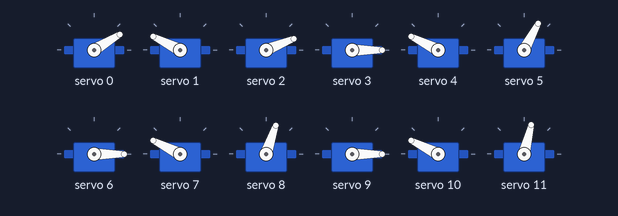
The program below on a simulated ESP32. On the bench: 12 × servo.

Above: at 1.25 s.
At 2.85 s:
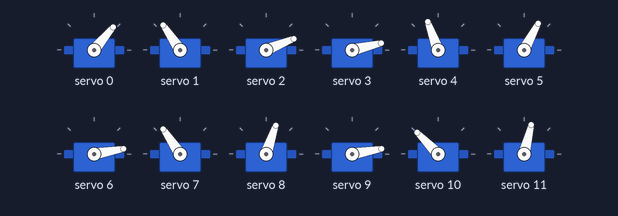
At 4.5 s:
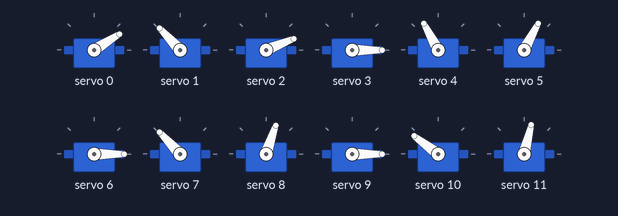
Timing chart, 0 to 8.8 s (numbered marks = the images above):
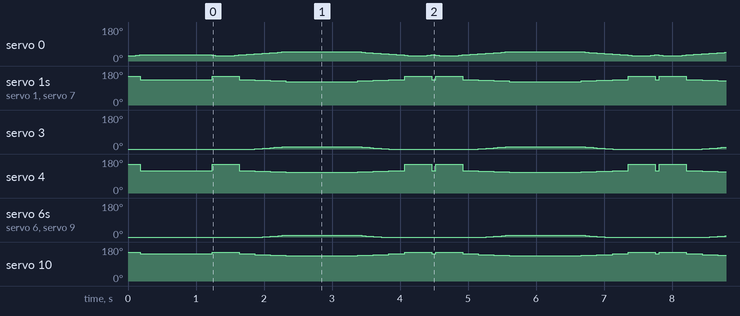

The program:

main.cpp
```cpp
#include <Arduino.h>
//--- for mac addres obtaining
#include <WiFi.h>
//---

//--- for walking
#include "HCPCA9685.h"
#define  I2CAdd 0x40
HCPCA9685 HCPCA9685(I2CAdd);

//                      c             c           c            c           c           c           c             c
int servoRoms[4][6] = {{40, 180, 90, 150, 35, 0}, {3, 120, 85, 135, 75, 0}, {0, 115, 90, 150, 85, 0}, {0, 115, 100, 160, 90, 0}};
//!!! the legs need to be closed at the start of the program for the angles to be true
int servoCurrentAngles[4][3] = {{40, 170, 0}, {3, 156, 0}, {0, 150, 0}, {0, 180, 0}};
int leg[4][3] = {{0, 1, 2}, {3, 4, 5}, {6, 7, 8}, {9, 10, 11}};

int legLenght = 10;

double x[4] = {0 ,0, 0, 0};
double height = 1;
double y[4] = {0 ,0, 0, 0};

//all functions predeclaration
// complex movements
void walk(int speed);
void walkTrust(int speed);
void walkReverse(int speed);
// basic movements
void standDown();
void standUp(double targetHeight);
void xMovement(double tX);
void hold();
void xTestMovement();
void pitchTestMovement();
// essential movements
void inverseKinematics(int legIndex, double torsoHeight, double x);
double cosineTheorem(int a, int b, double c);
//---

//--- esp driver test
#include <Wire.h>
#include <Adafruit_PWMServoDriver.h>

Adafruit_PWMServoDriver board1 = Adafruit_PWMServoDriver(0x40);

#define SERVOMIN  125 // this is the 'minimum' pulse length count (out of 4096)
#define SERVOMAX  575 // this is the 'maximum' pulse length count (out of 4096)

int servoNumber = 0;
//---

void setup(){
  standDown();
  delay(1000);
}
void loop(){
  standUp(5);

  delay(1000);

  standDown();
}


// --- basic movements

void standUp(double targetHeight){
  double servoStep = 0.25;
  int delayTime = 50;

  while(height < targetHeight){ // assume all y's are equal
    height += servoStep;
    y[0] += servoStep;
    y[1] += servoStep;
    y[2] += servoStep;
    y[3] += servoStep;
    inverseKinematics(0, y[0], 0);
    inverseKinematics(1, y[1], 0);
    inverseKinematics(2, y[2], 0);
    inverseKinematics(3, y[3], 0);
    delay(delayTime);
  }
}

void standDown(){
  double servoStep = 0.25;
  int delayTime = 50;

  while(height > 0){// assume all y's are equal
    height -= servoStep;
    y[0] -= servoStep;
    y[1] -= servoStep;
    y[2] -= servoStep;
    y[3] -= servoStep;
    inverseKinematics(0, y[0], 0);
    inverseKinematics(1, y[1], 0);
    inverseKinematics(2, y[2], 0);
    inverseKinematics(3, y[3], 0);
    delay(delayTime);
  }
}
// --- essensials

void inverseKinematics(int legIndex, double torsoHeight, double x){

  double theta = atan( tan( x / torsoHeight ) ) * 57296 / 1000;
  double cNew = sqrt(torsoHeight*torsoHeight + x*x);

  if(cNew < 0){
    cNew *= -1;
  }

  int a = legLenght;
  int b = a;
  double c = cNew;

  int kneeServoIndex = leg[legIndex][0];
  int kneeMin = servoRoms[legIndex][0];
  int kneeAngle = cosineTheorem(a, b, c);
  int femurServoIndex = leg[legIndex][1];
  int femurMax = servoRoms[legIndex][3];
  int femurAngle = 90 - cosineTheorem(a, c, b);
  femurAngle += theta;

  //knee
  HCPCA9685.Servo(kneeServoIndex, map(kneeMin + kneeAngle, 0, 180, 1, 450));

  //femur
  HCPCA9685.Servo(femurServoIndex, map(femurMax - femurAngle, 0, 180, 1, 450));

  //hip
  int hipServoIndex = leg[legIndex][2];
  //the value bellow is meant to be a temporary patch
  //TODO: to set default hip servo pos to 90 degrees
  int hipMiddleAngle = servoRoms[legIndex][4];
  HCPCA9685.Servo(hipServoIndex, map(hipMiddleAngle, 0, 180, 1, 450));

}

double cosineTheorem(int a, int b, double c){
  if (c == 0){
    return 0;
  }
  else{
    return acos((b * b + a * a - c * c)/(2.0 * b * a)) * 57296 / 1000;
  }
}
```

Measured:
- by itself, servo 4: repeats every 3.3 s: 153° 0.40 s, 118° 0.23 s, 116° 0.23 s, 113° 0.23 s, 110° 1.1 s, 113° 0.23 s, 116° 0.23 s, 118° 0.23 s, 153° 0.40 s, 118° 0.06 s
- by itself, servo 10: repeats every 3.3 s: 153° 0.40 s, 143° 0.23 s, 140° 0.23 s, 137° 0.23 s, 134° 1.1 s, 137° 0.23 s, 140° 0.23 s, 143° 0.23 s, 153° 0.40 s, 143° 0.06 s
